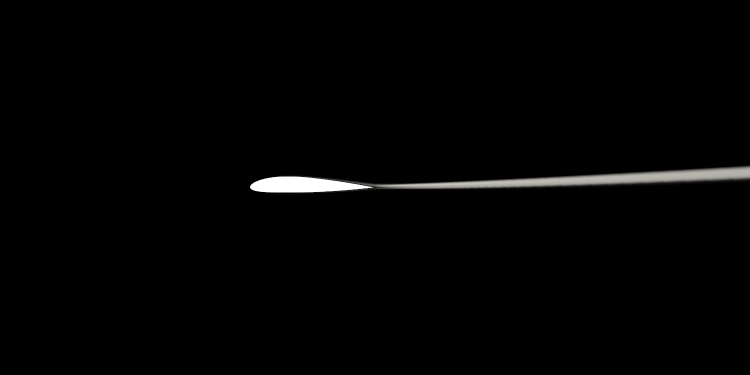
#> input picture airfRANS_cropped_nut.png, 1500 x 750 px, given in place of 999_clipped_p.png, which was not available (shown at 1/2 size)
$ jupyter execute --allow-errors test.ipynb   (text cells are left out)
#> lines starting #> are read from the running program, lines starting #| are printed output that depends on the picture; after the words box and inside, x2 and y2 are one past the last pixel; in counts of white or black regions, pixels touching at a corner belong together; pictures that were not available may be replaced by others from this repository, and a replacement may not be noted
### LPIPS_custom/custom_LPIPS.py
import torch
import lpips
from lpips.pretrained_networks import vgg16
from lpips.lpips import spatial_average
from lpips import normalize_tensor

class CustomFeatureMetric(lpips.LPIPS):
    """
    Calculates a perceptual metric using a fine-tuned VGG16 backbone.

    This class computes the mean squared L2 distance between normalized
    feature maps directly, without using the pre-trained LPIPS calibration
    layers, which are invalid for a custom feature extractor.
    """
    def __init__(self, custom_vgg_path, net='vgg'):
        # Step 1: Initialize the parent class WITHOUT loading its linear layers.
        # We only use its structure and helper methods (like scaling_layer).
        super().__init__(net=net, lpips=False)

        # Step 2: Load and set your custom VGG backbone.
        custom_net = vgg16(pretrained=False, requires_grad=False)
        device = torch.device("mps" if torch.backends.mps.is_available() else "cpu")
        state_dict = torch.load(custom_vgg_path, map_location=device)
        custom_net.load_state_dict(state_dict, strict=False)
        self.net = custom_net

        self.eval()

    # [33 lines left out: function forward, not called in this run]

# --- Example Usage ---
# [24 lines that do not run on import are left out]

### test.ipynb
[cell 1]
# read the folder SR_samples
import os

SR_samples_dir = './SR_samples'
SR_samples = [f for f in os.listdir(SR_samples_dir) if os.path.isdir(os.path.join(SR_samples_dir, f))]
uxArr = []
uyArr = []
uxArr_filePaths = []
uyArr_filePaths = []
for i in range(len(SR_samples)):
    for sample in os.listdir(os.path.join(SR_samples_dir, SR_samples[i])):
        if sample.endswith('.png'):
            data_type = sample.split('_')[-1].split('.')[1][-2:]
            fileName = sample.split('.')[:-2]
            fileName = '.'.join(fileName[:-1]) + '.' + fileName[-1].split('_')[0]  # Remove the last part after the underscore
            if data_type == 'UX':
                uxArr.append(fileName)
                uxArr_filePaths.append(os.path.join(SR_samples_dir, SR_samples[i], sample))
            elif data_type == 'UY':
                uyArr.append(fileName)
                uyArr_filePaths.append(os.path.join(SR_samples_dir, SR_samples[i], sample))

# finding original image
original_path = './image_af'
# ux loop
def find_original(type, folderType, arr_to_check, arr_to_paths):
    originals_paths = []
    sr_sample_paths = []
    for fileName in os.listdir(os.path.join(original_path, type, folderType)):
        if fileName.endswith('.png'):
            fileName = '.'.join(fileName.split('.')[:-1])
            if fileName in arr_to_check:
                index = arr_to_check.index(fileName)
                if arr_to_paths[index] not in originals_paths:
                    sr_sample_paths.append(arr_to_paths[index])
                originals_paths.append(os.path.join(original_path, type, folderType, fileName + '.png'))
    originals_paths.sort()
    sr_sample_paths.sort()

    return originals_paths, sr_sample_paths

ux_originals_test, ux_sr_samples_test = find_original('ux', 'test', uxArr, uxArr_filePaths)
uy_originals_test, uy_sr_samples_test = find_original('uy', 'test', uyArr, uyArr_filePaths)
ux_originals_train, ux_sr_samples_train = find_original('ux', 'train', uxArr, uxArr_filePaths)
uy_originals_train, uy_sr_samples_train = find_original('uy', 'train', uyArr, uyArr_filePaths)

# Print the results
print("UX Originals (Test):", ux_originals_test)
print("UX SR Samples (Test):", ux_sr_samples_test)
print("UY Originals (Test):", uy_originals_test)
print("UY SR Samples (Test):", uy_sr_samples_test)
print("UX Originals (Train):", ux_originals_train)
print("UX SR Samples (Train):", ux_sr_samples_train)
print("UY Originals (Train):", uy_originals_train)
print("UY SR Samples (Train):", uy_sr_samples_train)

[cell 2]
# compare plot originals and SR_samples
import matplotlib.pyplot as plt
import cv2

for original_path, sample_path in zip(ux_originals_test, ux_sr_samples_test):
    ux_image = cv2.imread(original_path)
    sample_image = cv2.imread(sample_path)

    plt.figure(figsize=(10, 5))
    plt.subplot(1, 2, 1)
    plt.imshow(cv2.cvtColor(ux_image, cv2.COLOR_BGR2RGB))
    plt.title(f'UX Original {i+1}')
    plt.axis('off')
    plt.subplot(1, 2, 2)
    plt.imshow(cv2.cvtColor(sample_image, cv2.COLOR_BGR2RGB))
    plt.title(f'UX Sample {i+1}')
    plt.axis('off')
    plt.show()

[cell 3]

for original_path, sample_path in zip(uy_originals_test, uy_sr_samples_test):
    uy_image = cv2.imread(original_path)
    sample_image = cv2.imread(sample_path)

    plt.figure(figsize=(10, 5))
    plt.subplot(1, 2, 1)
    plt.imshow(cv2.cvtColor(uy_image, cv2.COLOR_BGR2RGB))
    plt.title(f'UY Original {i+1}')
    plt.axis('off')
    plt.subplot(1, 2, 2)
    plt.imshow(cv2.cvtColor(sample_image, cv2.COLOR_BGR2RGB))
    plt.title(f'UY Sample {i+1}')
    plt.axis('off')
    plt.show()

[cell 4]
from LPIPS_custom.custom_LPIPS import CustomFeatureMetric
import torch
import numpy as np

# It's more efficient to initialize the model once and reuse it.
# This global instance is a good pattern for that.
#> (the rest of this cell did not finish here and is left out)

device = torch.device("cuda" if torch.cuda.is_available() else "cpu")
custom_lpips_model.to(device)

# [21 lines left out: function custom_lpips, not called in this run]

# Test with properly shaped arrays
img0 = np.zeros((64, 64, 3), dtype=np.float32)  # (H, W, C) format
img1 = np.ones((64, 64, 3), dtype=np.float32)   # (H, W, C) format

distance = custom_lpips(img0, img1)
print(f"LPIPS distance with custom VGG: {distance}")

[cell 5]
import pyiqa
#> (the rest of this cell did not finish here and is left out)

[cell 6]
scores = []
for original_path, sample_path in zip(uy_originals_test, uy_sr_samples_test):
    # compare LPIPS, GMSD, and other metrics
    original_image = cv2.imread(original_path)
    sample_image = cv2.imread(sample_path)

    # Keep images in BGR format for LPIPS (convert to RGB)
    original_image_rgb = cv2.cvtColor(original_image, cv2.COLOR_BGR2RGB)
    sample_image_rgb = cv2.cvtColor(sample_image, cv2.COLOR_BGR2RGB)

    # resize images to the same size if needed
    if original_image_rgb.shape != sample_image_rgb.shape:
        sample_image_rgb = cv2.resize(sample_image_rgb, (original_image_rgb.shape[1], original_image_rgb.shape[0]))

    # Normalize RGB images to [0, 1] for LPIPS
    original_image_rgb = original_image_rgb.astype(np.float32) / 255.0
    sample_image_rgb = sample_image_rgb.astype(np.float32) / 255.0

    c_lpips_score = custom_lpips(original_image_rgb, sample_image_rgb)

    # Convert RGB images to tensors for GMSD (GMSD expects RGB tensors with shape (N, 3, H, W))
    original_rgb_tensor = torch.from_numpy(original_image_rgb).permute(2, 0, 1).unsqueeze(0).float()
    sample_rgb_tensor = torch.from_numpy(sample_image_rgb).permute(2, 0, 1).unsqueeze(0).float()
    gmsd_score = gmsd_metric(original_rgb_tensor, sample_rgb_tensor)

    # For LPIPS metric, we need RGB format on the correct device
    original_rgb_tensor_device = original_rgb_tensor.to(device)
    sample_rgb_tensor_device = sample_rgb_tensor.to(device)
    lpips_score = lpips_metric(original_rgb_tensor_device, sample_rgb_tensor_device)

    print(f"Comparing {original_path} and {sample_path}:")
    print(f"  Custom LPIPS: {c_lpips_score}")
    print(f"  LPIPS: {lpips_score}")
    print(f"  GMSD: {gmsd_score}")
    scores.append({
        'original_path': original_path,
        'sample_path': sample_path,
        'custom_lpips_score': c_lpips_score,
        'lpips_score': lpips_score.item(),
        'gmsd_score': gmsd_score.item()
    })

[cell 7]
# plot the scores
import pandas as pd
import matplotlib.pyplot as plt
scores_df = pd.DataFrame(scores)
#> (the rest of this cell did not finish here and is left out)

[cell 8]
# get 2 images for comparision
# 1 999_remeshed_Uy.png and 999_clipped_Uy.png from path ./LPIPS_custom/raw_data_images/images
import cv2
import matplotlib.pyplot as plt
# compare zoomed images and plot only the pixel that does not match
def compare_images(image1, image2):
    """
    Compare two images and return the pixel differences.
    """
    if image1.shape != image2.shape:
        raise ValueError("Images must have the same dimensions for comparison.")

    # Calculate the absolute difference between the two images
    difference = cv2.absdiff(image1, image2)

    # Convert the difference to grayscale
    gray_difference = cv2.cvtColor(difference, cv2.COLOR_BGR2GRAY)

    # Threshold the difference to get a binary mask of differing pixels
    _, mask = cv2.threshold(gray_difference, 1, 255, cv2.THRESH_BINARY)

    return mask
# [22 lines left out: function plot_difference, not called in this run]

# getting comparision image between remeshed and clipped
remeshed_p_image_path = './LPIPS_custom/raw_data_images/images/999_clipped_p.png'
remeshed_nut_image_path = './LPIPS_custom/raw_data_images/images/999_clipped_nut.png'
remeshed_uy_image_path = './LPIPS_custom/raw_data_images/images/999_clipped_Uy.png'
remeshed_ux_image_path = './LPIPS_custom/raw_data_images/images/999_clipped_Ux.png'

clipped_p_image_path = './LPIPS_custom/raw_data_images/images/999_remeshed_p.png'
clipped_nut_image_path = './LPIPS_custom/raw_data_images/images/999_remeshed_nut.png'
clipped_uy_image_path = './LPIPS_custom/raw_data_images/images/999_remeshed_Uy.png'
clipped_ux_image_path = './LPIPS_custom/raw_data_images/images/999_remeshed_Ux.png'

remeshed_p_image = cv2.imread(remeshed_p_image_path)
#> remeshed_p_image is the input picture: shape (750, 1500, 3); mean B, G, R 3.1, 3.2, 3.2
clipped_p_image = cv2.imread(clipped_p_image_path)
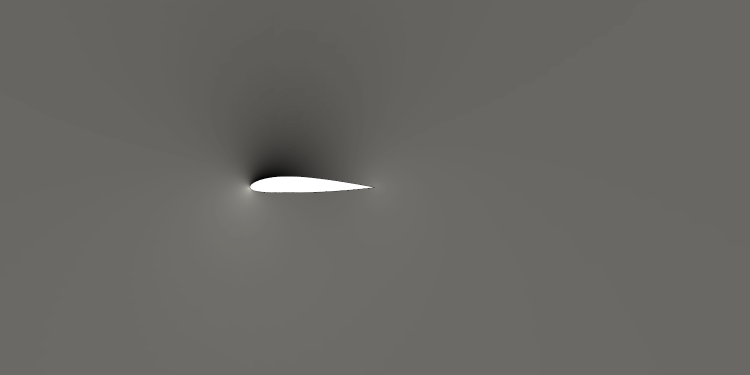
#> input picture airfRANS_cropped_p.png, 1500 x 750 px, given in place of 999_remeshed_p.png, which was not available (shown at 1/2 size)
#> clipped_p_image is the input picture: shape (750, 1500, 3); mean B, G, R 99.5, 103.4, 105
remeshed_nut_image = cv2.imread(remeshed_nut_image_path)
clipped_nut_image = cv2.imread(clipped_nut_image_path)
remeshed_uy_image = cv2.imread(remeshed_uy_image_path)
clipped_uy_image = cv2.imread(clipped_uy_image_path)
remeshed_ux_image = cv2.imread(remeshed_ux_image_path)
clipped_ux_image = cv2.imread(clipped_ux_image_path)

# [9 lines of commented-out code are left out]

mask_p = compare_images(remeshed_p_image, clipped_p_image)
#> in compare_images, `_, mask = cv2.threshold(gray_difference, 1, 255, cv2.THRESH_BINARY)`:
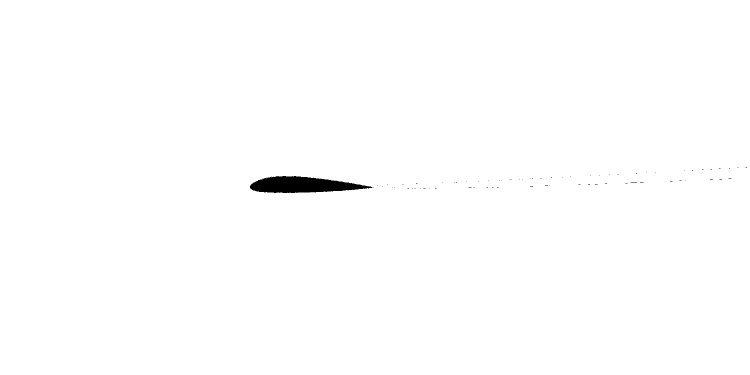
#> mask: shape (750, 1500) (shown at 1/2 size); 99.5% white; 72 black regions (71 under 20 px), largest, box (x1, y1, x2, y2) and area: (500, 352, 745, 386) 5622
#> (the rest of this cell did not finish here and is left out)

#> (a cell that did not finish here is left out)

[cell 10]
# get 2 images for comparision
# 1 999_remeshed_Uy.png and 999_clipped_Uy.png from path ./LPIPS_custom/raw_data_images/images
import cv2
import matplotlib.pyplot as plt

# getting comparision image between remeshed and clipped
remeshed_image_path = './LPIPS_custom/raw_data_images/images/999_clipped_Ux.png'
clipped_image_path = './LPIPS_custom/raw_data_images/images/999_remeshed_Ux.png'

remeshed_image = cv2.imread(remeshed_image_path)
clipped_image = cv2.imread(clipped_image_path)

# crop at the 100pixel left to the center of the image 100 x 100 pixels
def crop_center(image, crop_size):
#> called with crop_size = (40, 40)
    h, w = image.shape[:2]
    start_x = w // 2 - crop_size[0] // 2 - 80
    start_y = h // 2 - crop_size[1] // 2
    return image[start_y:start_y + crop_size[1], start_x:start_x + crop_size[0]]
#> (the rest of this cell did not finish here and is left out)

[cell 11]
# get 2 images for comparision
# 1 999_remeshed_Uy.png and 999_clipped_Uy.png from path ./LPIPS_custom/raw_data_images/images
import cv2
import matplotlib.pyplot as plt

# getting comparision image between remeshed and clipped
remeshed_image_path = './LPIPS_custom/raw_data_images/images/999_clipped_nut.png'
clipped_image_path = './LPIPS_custom/raw_data_images/images/999_remeshed_nut.png'

remeshed_image = cv2.imread(remeshed_image_path)
clipped_image = cv2.imread(clipped_image_path)

# crop at the 100pixel left to the center of the image 100 x 100 pixels
def crop_center(image, crop_size):
#> called with crop_size = (40, 40)
    h, w = image.shape[:2]
#> h = 750; w = 1500
    start_x = w // 2 - crop_size[0] // 2
#> start_x = 730
    start_y = h // 2 - crop_size[1] // 2
#> start_y = 355
    return image[start_y:start_y + crop_size[1], start_x:start_x + crop_size[0]]
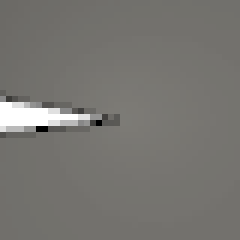
#> returned value: shape (40, 40, 3) (shown 6 times larger); mean of channels 0, 1, 2 113.6, 117.7, 119.3; drawn as B, G, R
remeshed_image_zoomed = crop_center(remeshed_image, (40, 40))
#> (the rest of this cell did not finish here and is left out)

#> call 2 of crop_center, with crop_size = (40, 40)

# Displaying the original and cropped images in separate plots
plt.figure(figsize=(10, 5))

# Original images
plt.subplot(1, 2, 2)
plt.imshow(cv2.cvtColor(remeshed_image, cv2.COLOR_BGR2RGB))
plt.title('Nut Remeshed Image - Original')
plt.axis('off')

plt.subplot(1, 2, 1)
plt.imshow(cv2.cvtColor(clipped_image, cv2.COLOR_BGR2RGB))
plt.title('Nut Clipped Image - Original')
plt.axis('off')

plt.tight_layout()
plt.show()

# Cropped images
plt.figure(figsize=(10, 5))

plt.subplot(1, 2, 2)
plt.imshow(cv2.cvtColor(remeshed_image_zoomed, cv2.COLOR_BGR2RGB))
plt.title('Nut Remeshed Image - Cropped')
plt.axis('off')

plt.subplot(1, 2, 1)
plt.imshow(cv2.cvtColor(clipped_image_zoomed, cv2.COLOR_BGR2RGB))
plt.title('Nut Clipped Image - Cropped')
plt.axis('off')

plt.tight_layout()
plt.show()

[cell 12]
# get 2 images for comparision
# 1 999_remeshed_Uy.png and 999_clipped_Uy.png from path ./LPIPS_custom/raw_data_images/images
import cv2
import matplotlib.pyplot as plt

# getting comparision image between remeshed and clipped
remeshed_image_path = './LPIPS_custom/raw_data_images/images/999_clipped_p.png'
clipped_image_path = './LPIPS_custom/raw_data_images/images/999_remeshed_p.png'

remeshed_image = cv2.imread(remeshed_image_path)
clipped_image = cv2.imread(clipped_image_path)

# crop at the 100pixel left to the center of the image 100 x 100 pixels
def crop_center(image, crop_size):
#> called with crop_size = (40, 40)
    h, w = image.shape[:2]
#> h = 750; w = 1500
    start_x = w // 2 - crop_size[0] // 2 - 80
#> start_x = 650
    start_y = h // 2 - crop_size[1] // 2
#> start_y = 355
    return image[start_y:start_y + crop_size[1], start_x:start_x + crop_size[0]]
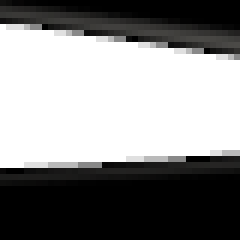
#> returned value: shape (40, 40, 3) (shown 6 times larger); mean of channels 0, 1, 2 135.6, 135.8, 135.9; drawn as B, G, R
remeshed_image_zoomed = crop_center(remeshed_image, (40, 40))
clipped_image_zoomed = crop_center(clipped_image, (40, 40))
#> call 2 of crop_center, with crop_size = (40, 40)
#> in crop_center (call 2), `return image[start_y:start_y + crop_size[1], start_x:start_x + crop_si..`:
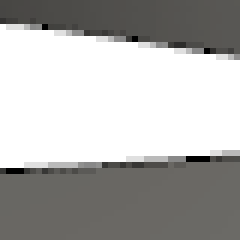
#> returned value: shape (40, 40, 3) (shown 6 times larger); mean of channels 0, 1, 2 173, 174.7, 175.4; drawn as B, G, R

# Displaying the original and cropped images in separate plots
plt.figure(figsize=(10, 5))

# Original images
plt.subplot(1, 2, 2)
plt.imshow(cv2.cvtColor(remeshed_image, cv2.COLOR_BGR2RGB))
plt.title('Pressure Remeshed Image - Original')
plt.axis('off')

plt.subplot(1, 2, 1)
plt.imshow(cv2.cvtColor(clipped_image, cv2.COLOR_BGR2RGB))
plt.title('Pressure Clipped Image - Original')
plt.axis('off')

plt.tight_layout()
plt.show()
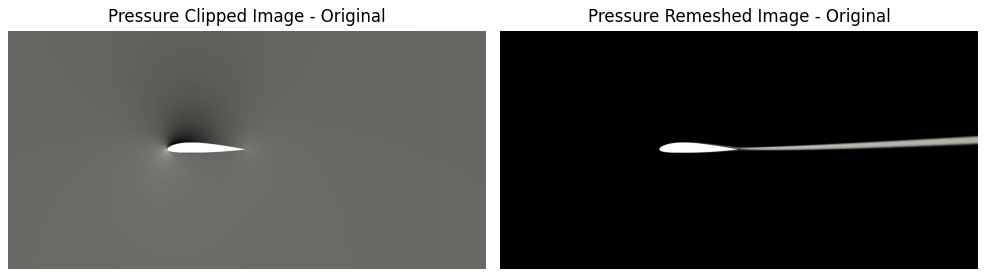
#> figure drawn by matplotlib, 2 panels

# Cropped images
plt.figure(figsize=(10, 5))

plt.subplot(1, 2, 2)
plt.imshow(cv2.cvtColor(remeshed_image_zoomed, cv2.COLOR_BGR2RGB))
plt.title('Pressure Remeshed Image - Cropped')
plt.axis('off')

plt.subplot(1, 2, 1)
plt.imshow(cv2.cvtColor(clipped_image_zoomed, cv2.COLOR_BGR2RGB))
plt.title('Pressure Clipped Image - Cropped')
plt.axis('off')

plt.tight_layout()
plt.show()
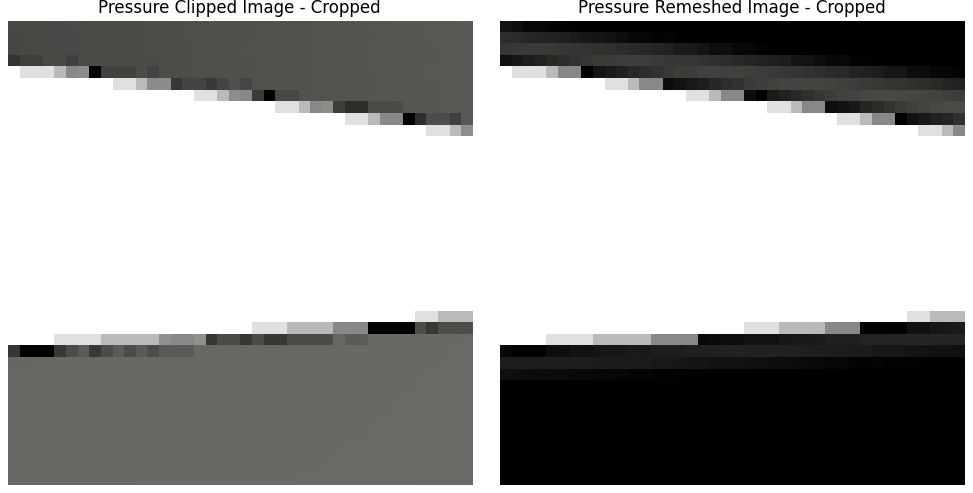
#> figure drawn by matplotlib, 2 panels
